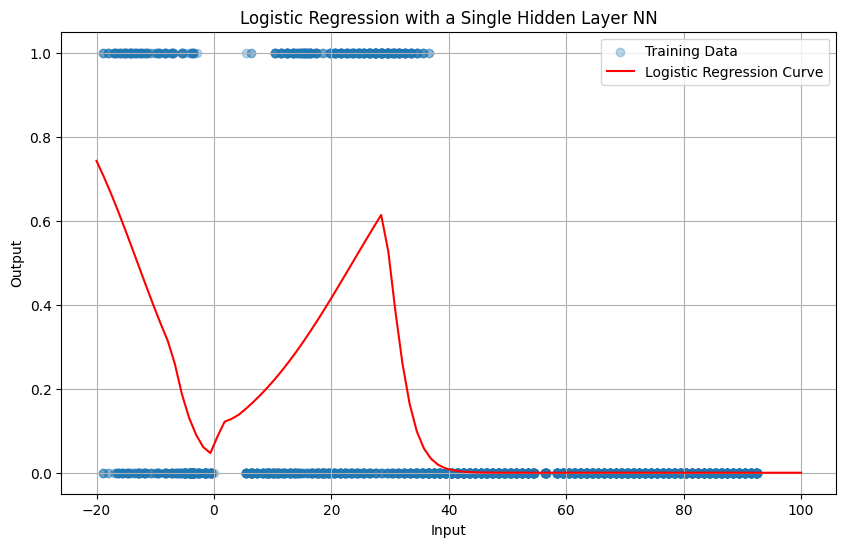
#> input picture surrrogate_model_training.png, 846 x 547 px; its folder holds only this picture in this run
$ python -i dataset_gen_yolo_helper.py   (imports and definitions only)
#> lines starting #> are read from the running program, lines starting #| are printed output that depends on the picture; after the words box and inside, x2 and y2 are one past the last pixel; in counts of white or black regions, pixels touching at a corner belong together
#> further down, picture is the input picture: shape (547, 846, 3); mean B, G, R 247.5, 246.5, 246.6
#> in check_color, `hsv = cv2.cvtColor(img, cv2.COLOR_BGR2HSV)`: hsv: shape (547, 846, 3); mean H, S, V 1.9, 4.6, 248.9
#!/usr/bin/python3
import argparse
import os
import time

import cv2
import glob
import sys
from pathlib import Path
import numpy as np
import pandas as pd
import yaml


class YoloConfig:
    rectangle_pixels_min = 30
    color_pixels_min = 30


LABEL_DATAFRAME = pd.DataFrame(columns=['raw_value', 'color', 'coco_names_index'],
                               data=[
                                    #  [ 4, (220, 20, 60), 0],
                                     [10, (0, 0, 142), 0],
                                    #  [18, (250, 170, 30), 9],
                                    #  [12, (220, 220,  0), 80],
                               ])

TL_LIGHT_LABEL = {'DEFAULT': 9,
                  'RED': 82,
                  'GREEN': 81}

# LABEL_COLORS = np.array([
#     # (220, 20, 60),   # Pedestrian
#     # (0, 0, 142),     # Vehicle
#     (220, 220, 0),   # TrafficSign -> COCO INDEX
#     (250, 170, 30),  # TrafficLight
# ])

COCO_NAMES = ['vehicle']


def decrease_brightness(img, value=30):
#> called with value = 80
    h, s, v = cv2.split(img)
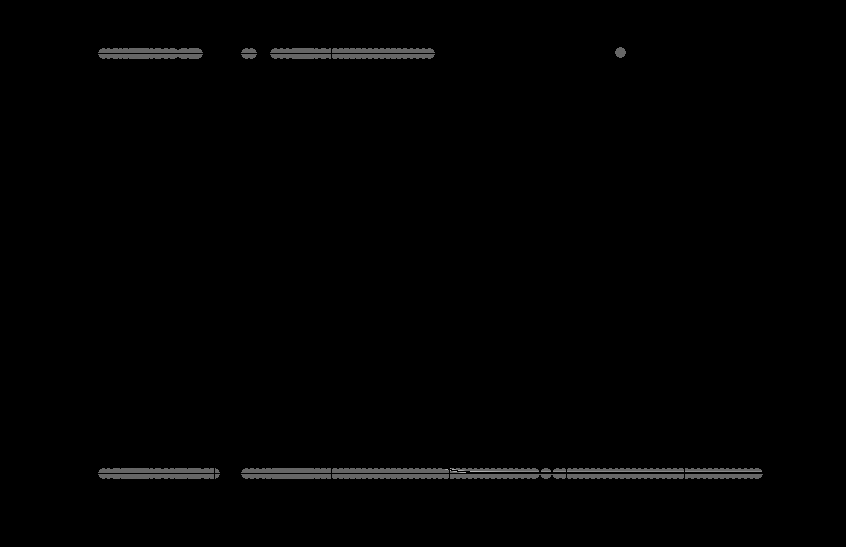
#> h: shape (547, 846); min 0, max 179, mean 1.9
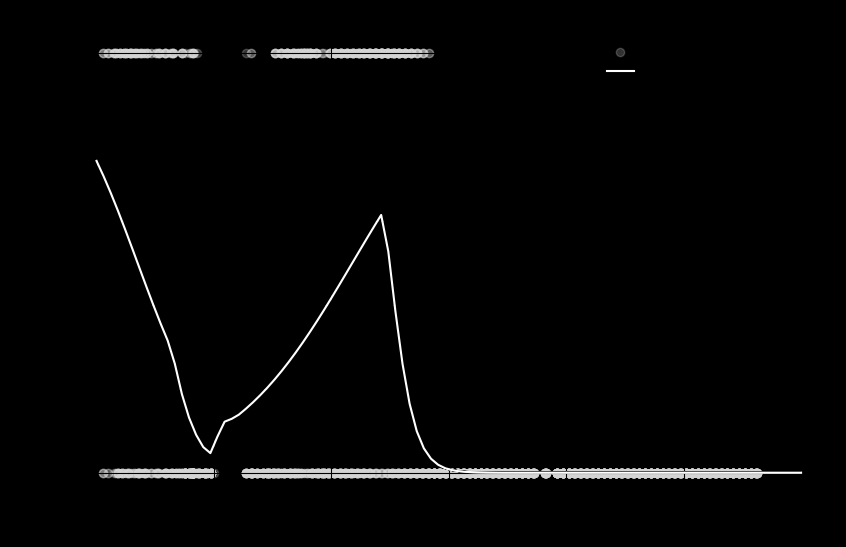
#> s: shape (547, 846); min 0, max 255, mean 4.6
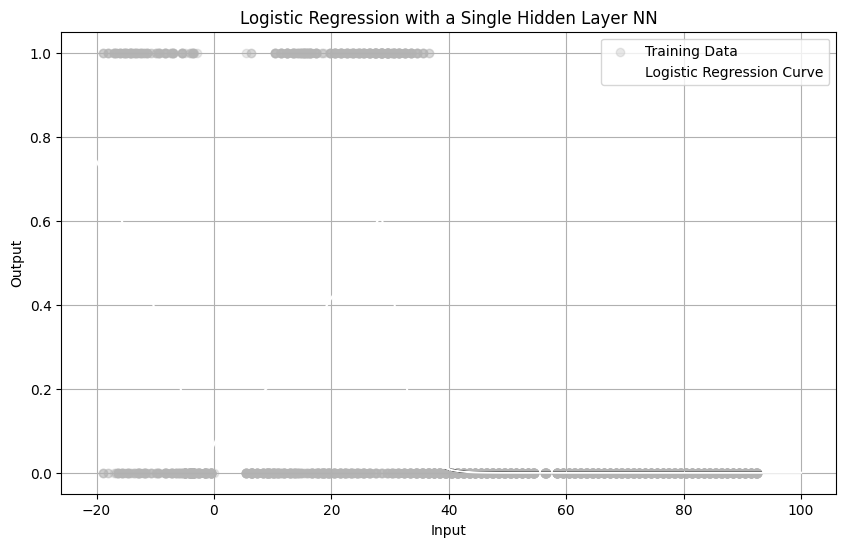
#> v: shape (547, 846); min 0, max 255, mean 248.9
    lim = 0 + value
    v[v < lim] = lim
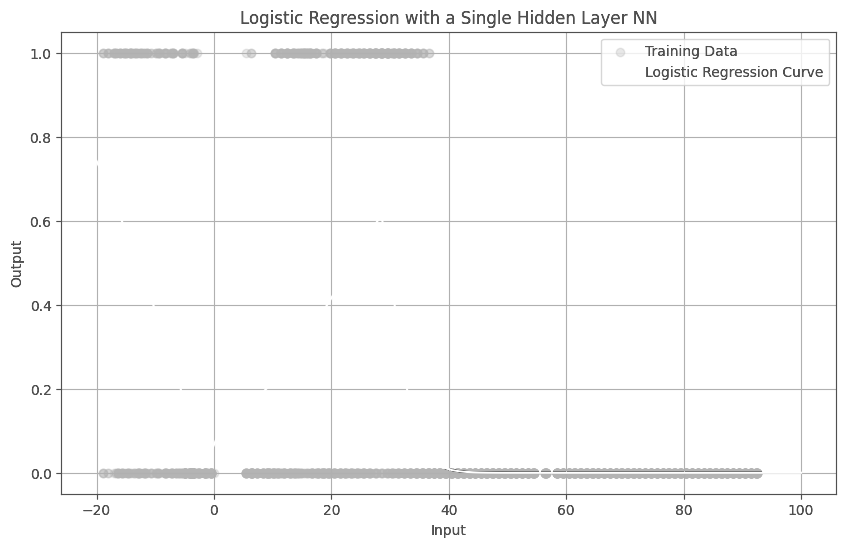
#> v: shape (547, 846); 1.1% of pixels changed, all inside (x1, y1, x2, y2) = (11, 10, 837, 538)
    v[v >= lim] -= lim
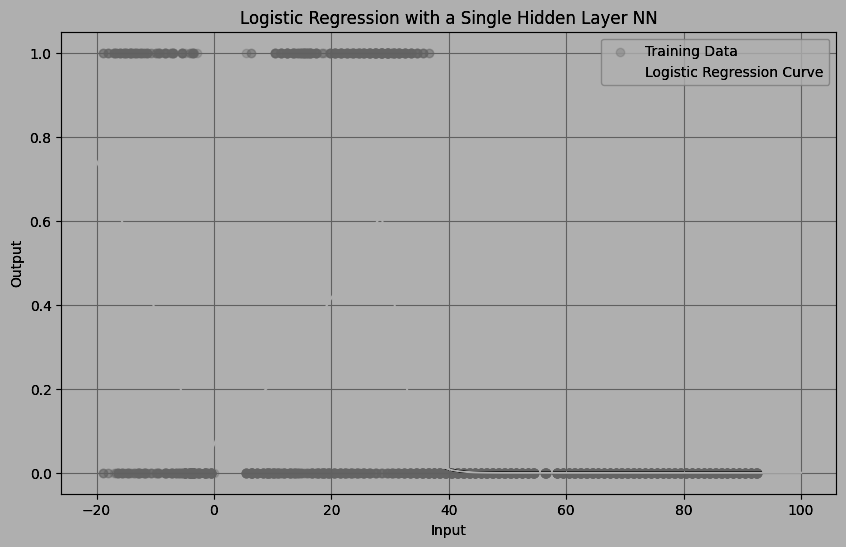
#> v: shape (547, 846); min 0, max 175, mean 169.6
    final_hsv = cv2.merge((h, s, v))
#> final_hsv: shape (547, 846, 3); mean H, S, V 1.9, 4.6, 169.6
    return final_hsv


def check_color(img):
    hsv = cv2.cvtColor(img, cv2.COLOR_BGR2HSV)
    hsv_img = decrease_brightness(hsv, 80)

    red_min = np.array([0, 5, 150])
    red_max = np.array([15, 255, 255])
    red_min_2 = np.array([175, 5, 150])
    red_max_2 = np.array([180, 255, 255])

    yellow_min = np.array([25, 5, 150])
    yellow_max = np.array([35, 180, 255])

    green_min = np.array([35, 5, 150])
    green_max = np.array([90, 255, 255])

    red_thresh = cv2.inRange(hsv_img, red_min, red_max) + cv2.inRange(hsv_img, red_min_2, red_max_2)
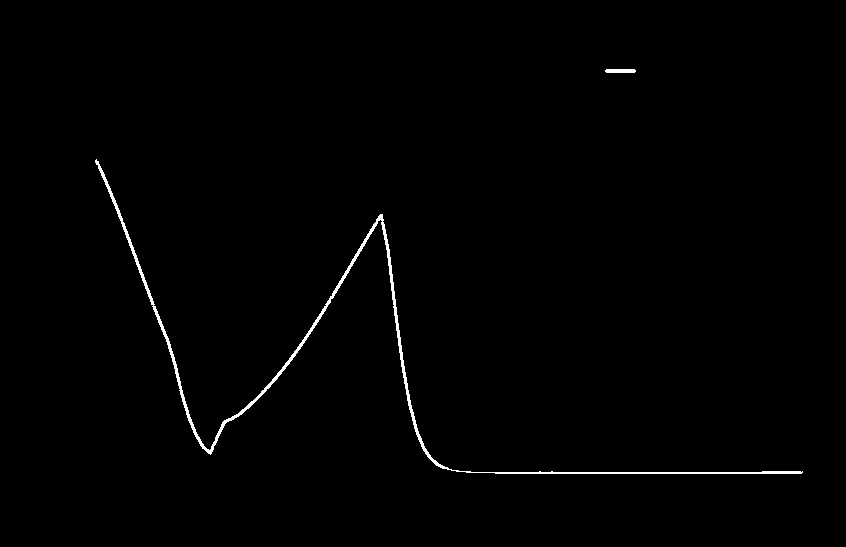
#> red_thresh: shape (547, 846); 0.78% white; 2 white regions, box (x1, y1, x2, y2) and area: (95, 159, 803, 474) 3488, (605, 69, 636, 73) 120
    yellow_thresh = cv2.inRange(hsv_img, yellow_min, yellow_max)
#> yellow_thresh: shape (547, 846); every value is 0
    green_thresh = cv2.inRange(hsv_img, green_min, green_max)

    red_blur = cv2.medianBlur(red_thresh, 5)
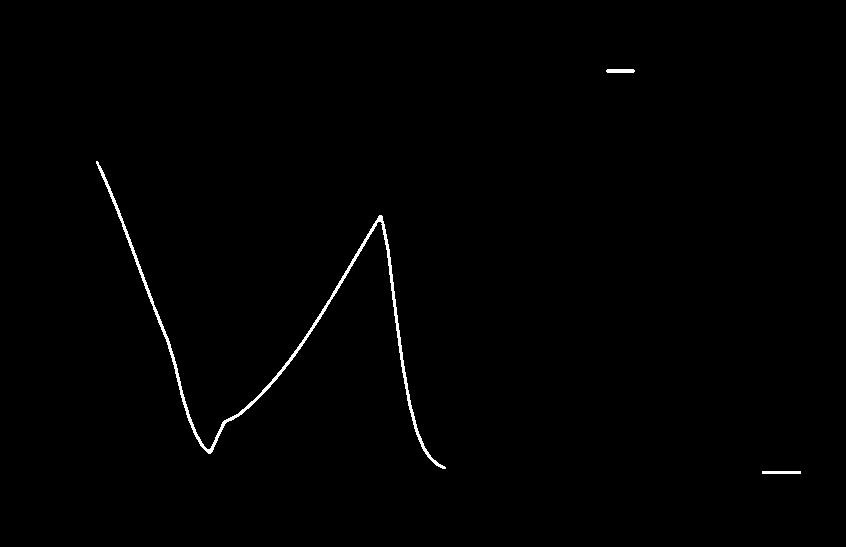
#> red_blur: shape (547, 846); 0.65% white; 3 white regions, box (x1, y1, x2, y2) and area: (96, 161, 446, 469) 2756, (762, 471, 801, 474) 117, (606, 69, 635, 73) 112
    yellow_blur = cv2.medianBlur(yellow_thresh, 5)
    green_blur = cv2.medianBlur(green_thresh, 5)

    red = cv2.countNonZero(red_blur)
#> red = 2985
    yellow = cv2.countNonZero(yellow_blur)
#> yellow = 0
    green = cv2.countNonZero(green_blur)
#> green = 0

    light_color = max(red, green, yellow)
#> light_color = 2985
    if light_color > YoloConfig.color_pixels_min:
        if light_color == red:
            return TL_LIGHT_LABEL["RED"]
        elif light_color == green:
            return TL_LIGHT_LABEL["GREEN"]
        else:
            return TL_LIGHT_LABEL["DEFAULT"]
    else:
        return TL_LIGHT_LABEL["DEFAULT"]


def write_yaml(output_path):
    os.makedirs(output_path, exist_ok=True)
    dict_file = {
        'path': 'yolo_dataset',
        'train': 'images/train',
        'val': 'images/train',
        'test': 'images/test',
        'nc': len(COCO_NAMES),
        'names': COCO_NAMES
    }
    with open(f"{output_path}/yolov5_carla.yaml", 'w') as file:
        yaml.dump(dict_file, file)


def write_image(output_path: str, frame_id: str, image_rgb: np.array, vehicle="", split="train"):
    # print(f"attempting to write file at {image_dir}/{filename}.png")
    image_dir = f"{output_path}/images/{split}"
    os.makedirs(image_dir, exist_ok=True)
    filename = vehicle + frame_id

    cv2.imwrite(f"{image_dir}/{filename}.png", image_rgb)
    # print(f"have written the file at {image_dir}/{filename}.png")


def write_label(output_path: str, frame_id: str, labels: list, vehicle="", split="train"):
    label_dir = f"{output_path}/labels/{split}"
    os.makedirs(label_dir, exist_ok=True)
    filename = vehicle + frame_id
    with open(f"{label_dir}/{filename}.txt", "w") as f:
        for label in labels:
            f.write(label)
            f.write('\n')


def get_filename_from_fullpath(fullpath: str) -> str:
    filename = os.path.splitext(os.path.basename(fullpath))[0]
    return filename


def check_id(rgb_img_path, seg_img_path):
    img_name = get_filename_from_fullpath(rgb_img_path)
    seg_name = get_filename_from_fullpath(seg_img_path)
    if img_name != seg_name:
        print("Img name error: {} {}".format(img_name, seg_name))
        return False
    else:
        return True

>>> import cv2
>>> picture = cv2.imread('surrrogate_model_training.png')
>>> result = check_color(picture)
#> result = 82
